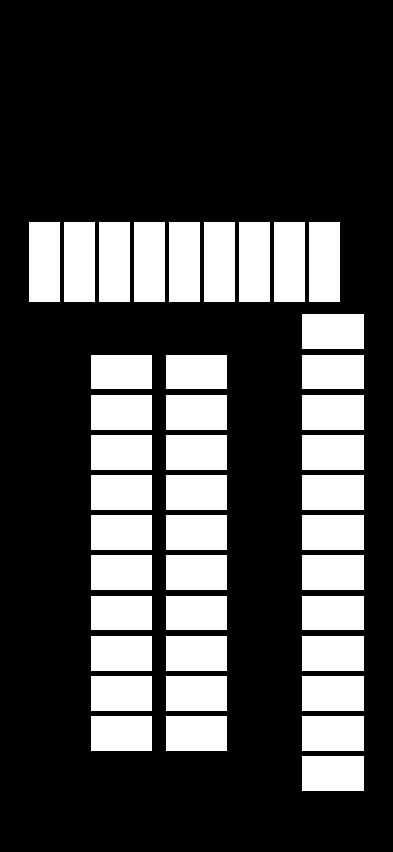
#> input picture video_test/map/partition1_map.png, 393 x 852 px
$ python parking_slot_mapping.py
#> lines starting #> are read from the running program, lines starting #| are printed output that depends on the picture; after the words box and inside, x2 and y2 are one past the last pixel; in counts of white or black regions, pixels touching at a corner belong together
#> in label_partition, img is the input picture: shape (852, 393, 3); values 79 (black) and 217 (white), 27.1% white; 41 white regions, largest, box (x1, y1, x2, y2) and area: (29, 222, 60, 302) 2480, (64, 222, 95, 302) 2480, (99, 222, 130, 302) 2480
# map의 (x1, y1), (x2, y2) 좌표와 주차칸 번호 mapping
# partition1에는 41개의 parking slot
# partition2에는 25개의 parking slot (4개는 장애인 주차 구역)
# partition3에는 17개의 parking slot
# 총 83개의 parking slot 존재 (장애인 주차 구역은 4개)
# 1번부터 83번까지 주차 구역에 숫자 부여.

# parking_slot_mapping.py

# partition1: 41 slots
# partition2: 25 slots (42~66, 이 중 4개는 장애인: 42~45)
# partition3: 17 slots (67~83)
# total: 83 slots

import cv2
import json
import numpy as np

# ===================== 설정 =====================

PARTITIONS = [
    {
        "name": "partition1",
        "image": "map/partition1_map.png",
        "start_slot": 1,
        "num_slots": 41,
    },
    {
        "name": "partition2",
        "image": "map/partition2_map.png",
        "start_slot": 42,
        "num_slots": 25,
    },
    {
        "name": "partition3",
        "image": "map/partition3_map.png",
        "start_slot": 67,
        "num_slots": 17,
    },
]

# 장애인 주차 구역
DISABLED_SLOTS = {45, 46, 65, 66}

# 너무 작은 노이즈 박스를 걸러내기 위한 최소 면적 (필요하면 조절)
MIN_AREA = 300

# 결과가 들어갈 딕셔너리
mapping_parking_slot = {p["name"]: [] for p in PARTITIONS}

# =================================================


def detect_slots(image):
    """
    흰색 슬롯(직사각형/대각선 포함)을 자동으로 찾아서
    각 슬롯을 꼭짓점 4개로 표현한 리스트를 반환.
    return: [ [[x1,y1],[x2,y2],[x3,y3],[x4,y4]], ... ]
    """
    gray = cv2.cvtColor(image, cv2.COLOR_BGR2GRAY)
    # 흰색 박스만 남도록 threshold (배경이 어두운 회색, 슬롯이 밝은 회색이라고 가정)
    _, th = cv2.threshold(gray, 200, 255, cv2.THRESH_BINARY)
#> th: shape (852, 393); 27.1% white; 41 white regions

    contours, _ = cv2.findContours(th, cv2.RETR_EXTERNAL, cv2.CHAIN_APPROX_SIMPLE)
#> contours = 41 contours; largest, box (x1, y1, x2, y2) and area: (309, 222, 340, 302) 2370, (274, 222, 305, 302) 2370, (239, 222, 270, 302) 2370, (204, 222, 235, 302) 2370, (169, 222, 200, 302) 2370

    polys = []
    for cnt in contours:
        if len(cnt) < 4:
            continue

        rect = cv2.minAreaRect(cnt)          # (center, (w,h), angle)
        (w, h) = rect[1]
        area = w * h
        if area < MIN_AREA:
            continue

        box = cv2.boxPoints(rect)            # 4개 꼭짓점 (float)
        box = np.int32(box)                  # int로 변환
        poly = box.tolist()
        polys.append(poly)
#> this loop made 41 passes
#> (cnt, rect, w, h, area, poly) on passes 1 to 4: ([[302, 756], [302, 790], [363, 790], [363, 756]], ((332.5, 773), (34, 61), -90), 34, 61, 2074, [[362, 789], [301, 789], [301, 755], [362, 755]]), ([[302, 716], [302, 750], [363, 750], [363, 716]], ((332.5, 733), (34, 61), -90), 34, 61, 2074, [[362, 749], [301, 749], [301, 715], [362, 715]]), ([[166, 716], [166, 750], [226, 750], [226, 716]], ((196, 733), (34, 60), -90), 34, 60, 2040, [[226, 750], [166, 750], [166, 716], [226, 716]]), ([[91, 716], [91, 750], [151, 750], [151, 716]], ((121, 733), (34, 60), -90), 34, 60, 2040, [[151, 750], [91, 750], [91, 716], [151, 716]])
#> after the loop, polys = 41 items

    return polys


def label_partition(partition_config):
    """
    한 partition(이미지)에 대해:
    - 슬롯들을 자동으로 탐지 (4점 polygon)
    - 사용자가 슬롯 안을 클릭하면, 그 polygon에
      현재 slot 번호를 부여하고 mapping에 저장
    """
    name = partition_config["name"]
    path = partition_config["image"]
    start_slot = partition_config["start_slot"]
    num_slots = partition_config["num_slots"]

    img = cv2.imread(path)
    if img is None:
        print(f"[ERROR] 이미지를 읽을 수 없음: {path}")
        return

    window_name = f"{name} - click slots in order ({start_slot}~{start_slot + num_slots - 1})"

    # 자동 슬롯 탐지
    polys = detect_slots(img)
#> polys = 41 items
    if not polys:
        print(f"[WARN] {name}: 슬롯을 찾지 못했습니다.")
        return

    n_slots_found = len(polys)
#> n_slots_found = 41
    print(f"[INFO] {name}: 자동으로 찾은 슬롯 개수 = {n_slots_found}")
#| [INFO] partition1: 자동으로 찾은 슬롯 개수 = 41

    # 상태 관리용 배열
    assigned = [False] * len(polys)              # 이 polygon이 이미 번호가 매겨졌는지
#> assigned = 41 items, first 6: False, False, False, False, False, False
    assigned_disabled = [False] * len(polys)     # 이 polygon이 disabled 슬롯인지
#> assigned_disabled has the same summary as assigned
    assigned_slot_number = [None] * len(polys)   # 이 polygon에 어떤 slot 번호가 붙었는지
#> assigned_slot_number = 41 items

    state = {
        "current_slot": start_slot,
        "end_slot": start_slot + num_slots - 1,
        "img": img,
        "vis": img.copy(),
        "polys": polys,
        "assigned": assigned,
        "assigned_disabled": assigned_disabled,
        "assigned_slot_number": assigned_slot_number,
        "name": name,
    }

    def redraw():
        """전체를 다시 그림: 배경 + 모든 슬롯(배정된/안 된)"""
        vis = state["img"].copy()

        for i, poly in enumerate(state["polys"]):
            pts = np.array(poly, dtype=np.int32).reshape((-1, 1, 2))

            if state["assigned"][i]:
                disabled = state["assigned_disabled"][i]
                slot_no = state["assigned_slot_number"][i]
                color = (0, 255, 255) if disabled else (0, 255, 0)  # disabled면 노란색
                cv2.polylines(vis, [pts], True, color, 2)

                x_text, y_text = poly[0]  # 첫 점 근처에 번호 표시
                cv2.putText(
                    vis,
                    str(slot_no),
                    (x_text, y_text - 5),
                    cv2.FONT_HERSHEY_SIMPLEX,
                    0.5,
                    color,
                    1,
                    cv2.LINE_AA,
                )
            else:
                # 아직 번호 안 붙은 슬롯은 파란색
                cv2.polylines(vis, [pts], True, (255, 0, 0), 1)
#> this loop made 41 passes
#> pts on passes 1 to 12: [[362, 789], [301, 789], [301, 755], [362, 755]], [[362, 749], [301, 749], [301, 715], [362, 715]], [[226, 750], [166, 750], [166, 716], [226, 716]], [[151, 750], [91, 750], [91, 716], [151, 716]], [[362, 709], [301, 709], [301, 675], [362, 675]], [[226, 710], [166, 710], [166, 676], [226, 676]], [[151, 710], [91, 710], [91, 676], [151, 676]], [[362, 669], [301, 669], [301, 635], [362, 635]], [[226, 670], [166, 670], [166, 636], [226, 636]], [[151, 670], [91, 670], [91, 636], [151, 636]], [[362, 628], [301, 628], [301, 595], [362, 595]], [[226, 629], [166, 629], [166, 596], [226, 596]]
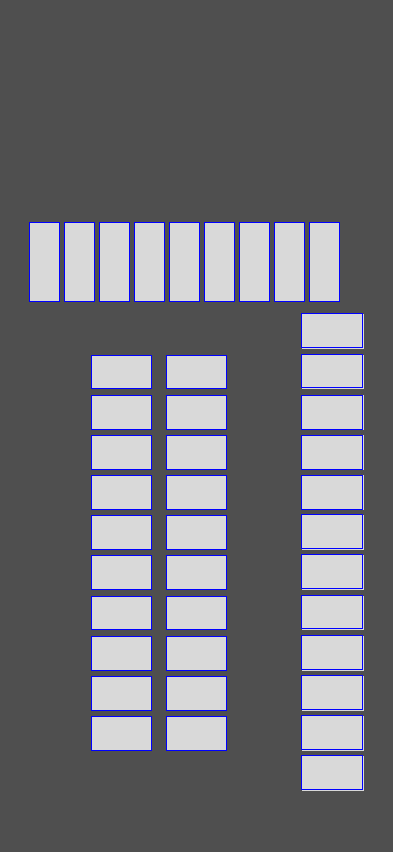
#> vis: shape (852, 393, 3); 2.39% of pixels changed, all inside (x1, y1, x2, y2) = (29, 222, 363, 790); drawn as B, G, R

        state["vis"] = vis

    # [52 lines left out: function on_mouse, not called in this run]

    cv2.namedWindow(window_name)
    cv2.setMouseCallback(window_name, on_mouse)

    # 처음 한 번 전체 그림
    redraw()

    print(f"\n[{name}]")
    print(
        f"화면에 표시된 슬롯들 중에서, {start_slot}번부터 {start_slot + num_slots - 1}번까지 "
        "번호 순서대로 슬롯 안을 한 번씩 클릭하세요."
    )
    print("이 partition에서 작업을 끝내고 다음으로 넘어가려면 'n' 키를 누르세요.")
    print("이 partition 작업을 처음부터 다시 하고 싶으면 'r' 키를 누르세요.\n")

    while True:
        cv2.imshow(window_name, state["vis"])
        key = cv2.waitKey(20) & 0xFF
#> (key Esc is pressed here)

        if key == ord("r"):
            # 이 partition 전체 리셋
            print(f"[{name}] 이 partition을 리셋합니다.")
            mapping_parking_slot[name] = []
            for i in range(len(state["polys"])):
                state["assigned"][i] = False
                state["assigned_disabled"][i] = False
                state["assigned_slot_number"][i] = None
            state["current_slot"] = start_slot
            redraw()

        if key == ord("n"):
            # 이 partition 작업 종료
            break

    cv2.destroyWindow(window_name)


def main():
    for part in PARTITIONS:
        label_partition(part)

    # 각 partition 별로 slot 번호 기준으로 정렬(안 해도 되지만 혹시 몰라서)
    for name in mapping_parking_slot:
        mapping_parking_slot[name].sort(key=lambda x: x["slot"])

    # ===== 결과 저장 =====
    # 1) JSON
    with open("map/mapping_parking_slot.json", "w", encoding="utf-8") as f:
        json.dump(mapping_parking_slot, f, indent=2, ensure_ascii=False)

    # 2) Python 파일
    with open("map/mapping_parking_slot.py", "w", encoding="utf-8") as f:
        f.write("mapping_parking_slot = ")
        f.write(json.dumps(mapping_parking_slot, indent=2, ensure_ascii=False))
        f.write("\n")

    print("\n✅ 저장 완료: mapping_parking_slot.json, mapping_parking_slot.py")


if __name__ == "__main__":
    main()
